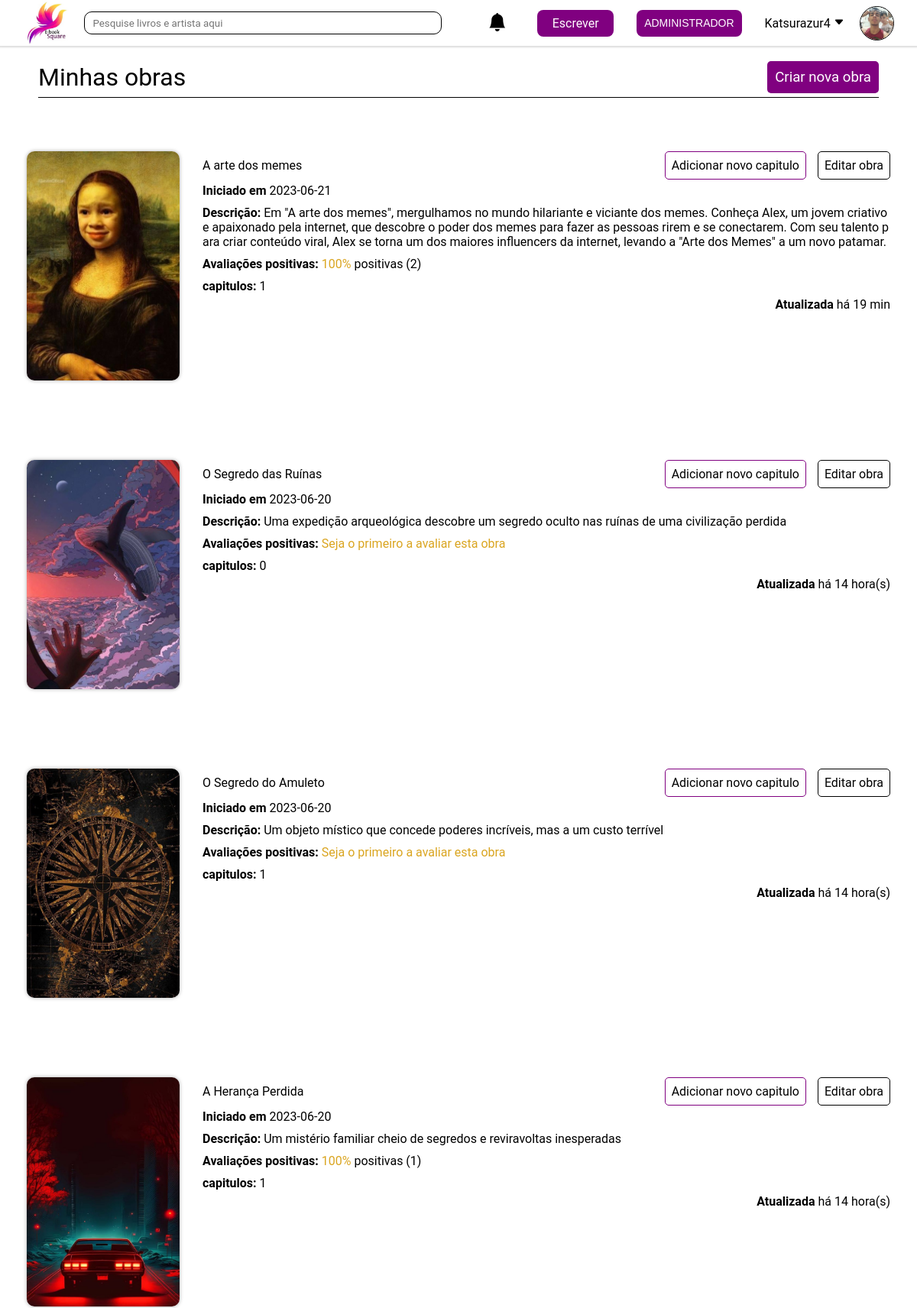
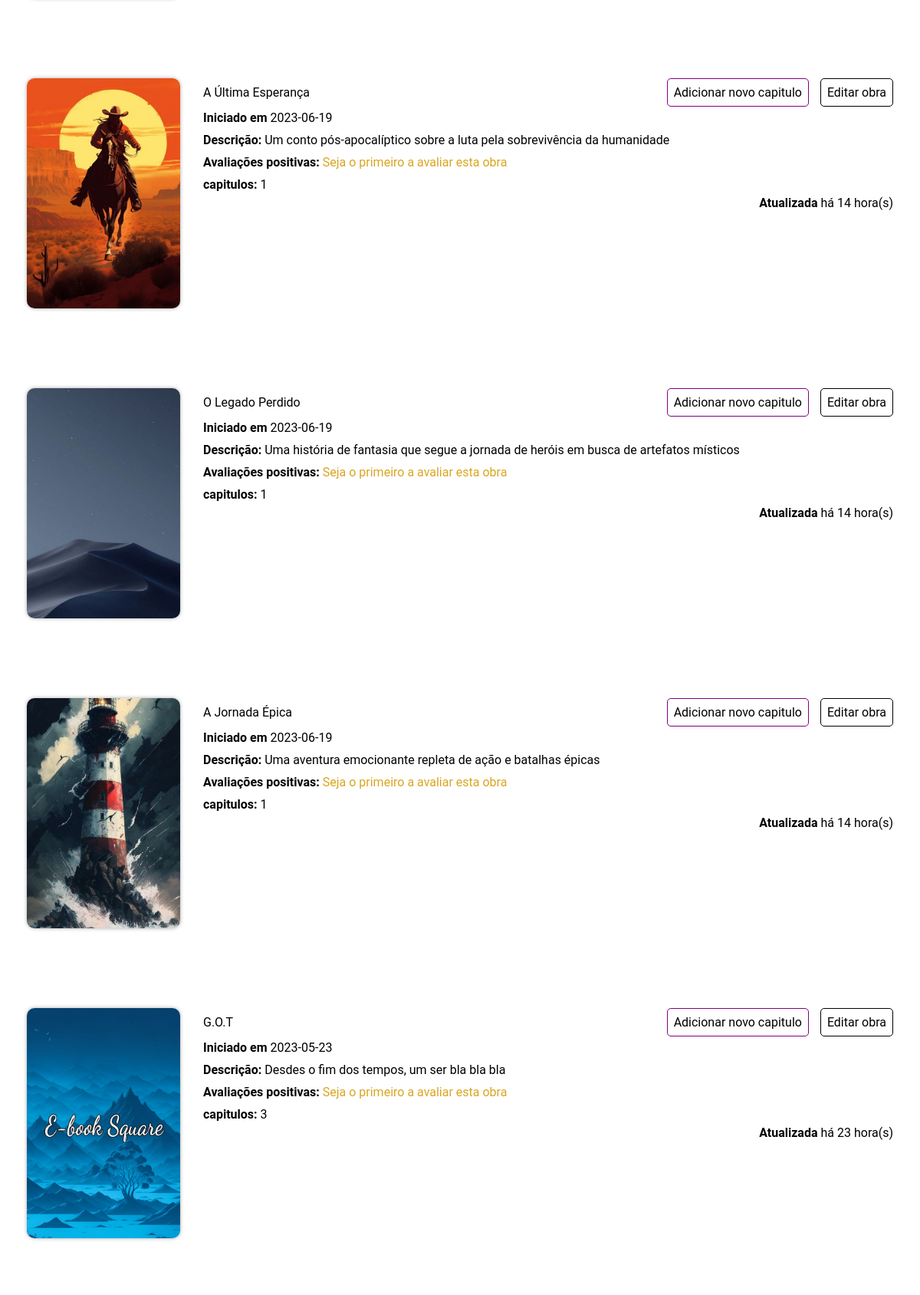
/App/View/pages/pre-criacao.php (signed in, upper part), run on the app's committed database (2 pictures, top to bottom).
### tables this page shows
CREATE TABLE `usuario` (
  `ID_user` int(11) NOT NULL,
  `nome` varchar(80) NOT NULL,
  `codigo` varchar(20) NOT NULL,
  `email` varchar(50) NOT NULL,
  `foto` varchar(150) NOT NULL,
  `banner` varchar(150) NOT NULL,
  `descricaoUSU` varchar(1500) NOT NULL,
  `chavePix` varchar(300) NOT NULL,
  `status` int(11) NOT NULL DEFAULT 0,
  `senha` varchar(255) NOT NULL,
  `data_cad` date NOT NULL,
  `recuperar_senha` varchar(255) NOT NULL,
  `NOTmsg` tinyint(1) NOT NULL DEFAULT 1,
  `NOTatdp` tinyint(1) NOT NULL DEFAULT 1
);

CREATE TABLE `obra` (
  `ID_obra` int(11) NOT NULL,
  `nome_obra` varchar(105) NOT NULL,
  `user_FK` int(11) NOT NULL,
  `descricao` varchar(1500) NOT NULL,
  `etaria` varchar(30) NOT NULL,
  `created_at` datetime NOT NULL,
  `foto_obra` varchar(255) NOT NULL,
  `updated_at` timestamp NOT NULL DEFAULT current_timestamp() ON UPDATE current_timestamp(),
  `publicado` tinyint(4) NOT NULL DEFAULT 1,
  `Finalizado` tinyint(4) NOT NULL DEFAULT 0
);

### App/Model/verificacao.php (called while the page is built, shortened)
<?php
require_once "_conexao/conexao.php";
require_once 'class-log.php';
if(isset($_SESSION['ID_user']) && !empty($_SESSION['ID_user'])){
    $classLog = new log();
    $Obra_Usuario = $classLog->Obra_Usuario($_SESSION['ID_user']);
    $dados_usuario = $classLog->findUser([" ID_user = ".$_SESSION['ID_user']]);
}

### App/View/pages/pre-criacao.php (the view, shortened to what this page needs)
<?php
include_once '../../Model/verificacao.php';
?>
<!DOCTYPE html>
<html lang="pt-br">
<head>
    <link rel="stylesheet" href="../assets/CSS/header.css">
    <link rel="stylesheet" href="../assets/CSS/footer.css">
    <link rel="stylesheet" href="../assets/CSS/pre-criacao.css">
</head>
<body>
    <main>
        <?php include_once 'header.php'; ?>
        <section class="header_titulo">
            <div class="texto_titulo_header">
                <p class="texto_minhas_ob">Minhas obras</p>
                <a href="criar-obra.php"><button class="criar_nova_obra">Criar nova obra</button></a>
            </div>
            <div class="listra"> </div>
        </section>
        <section class="container_obra">
        <?php
            if(! empty($Obra_Usuario)){
                foreach($Obra_Usuario as $value){
                $porcAvaliativa = $classLog->ratingPorcent($value['ID_obra']);
                $capitulo_Count = $classLog->Count('ID_capitulo', 'capitulo', ["obra_FK =".$value['ID_obra']]);
            ?>
                <div class="mesma_linha" style="margin: 50px 0;">
                <a href="capa_da_obra.php?obra=<?=$value['ID_obra'];?>">
                    <img class="imagem_obra" src="
                    <?=$classLog->getObraImg($value['foto_obra']);?>
                    " alt="">
                </a>
                    <div class="info_obra">
                        <div class="titulo_editar_3pontos">
                            <p class="titulo_obra"><?=$value['nome_obra'];?></p>
                            <div class="opcoes_canto">
                                <a href="escrever-obra.php?obra=<?=$value['ID_obra']?>" class="add_cap">Adicionar novo capitulo</a>
                                <a href="criar-obra.php?obra=<?=$value['ID_obra'];?>" class="editar">Editar obra</a>
                            </div>
                        </div>
                        <p class="p_info"><span class="negrito">Iniciado em </span><span name="" id=""><?=$classLog->formatarData($value['created_at']);?></span></p>
                        <p class="p_info" style="width: 900px; word-break: break-all;"><span class="negrito">Descrição: </span><?=$value['descricao'];?></p>
                        <p class="p_info"><span class="negrito">Avaliações positivas: </span><span><?= $porcAvaliativa;?></span></p>
                        <p class="p_info"><span class="negrito">capitulos:</span><span name="" id=""> <?=$capitulo_Count;?></span></p>   <p class="atualizado"><span class="negrito">Atualizada</span>
                        <span name="" id="">
                        <?=$classLog->getTempoPassados($value['updated_at']);?>
                        </span></p>
                    </div>
                </div>
            <?php }} else{?>
                <p class="nao_tem_obras"> <?php echo "Você não possui nenhuma obra";?> </p>
                <?php } ?>
        </section>
    </main>
</body>
</html>

### App/View/pages/header.php (shortened to what this page needs)
<link rel="stylesheet" href="https://cdn.jsdelivr.net/npm/bootstrap-icons@1.10.4/font/bootstrap-icons.css">
<header id="header">
        <div class="container-header">
            <div class="img-logo-header">
                <a href="feed.php"><img src="../assets/IMAGENS/logo.jpg" alt="" class="logo-header"></a>
            </div>
            <ul class="dropdown">
            <li  class="pesquisa_li" style="margin-left:-20px ; ">
                <input  on="pesquisa_selecionada()" id="pesquisa" class="pesquisa" type="search" placeholder="Pesquise livros e artista aqui">
            </li>
            <?php if(isset($_SESSION['ID_user']) && !empty($_SESSION['ID_user'])){ ?>
<li class="notificacoes">
    <i class="bi bi-bell-fill" onclick="abrir_notificacao()" id="iconNot"></i>
</li>
<?php }?>
            <li class="block-right">
                <a href="pre-criacao.php">
                    <div class="type-new-history">
                        Escrever
                    </div>
                </a>
                <?php
                    if (isset($_SESSION['ID_user'])):
                        if($dados_usuario['status'] == 1){
                        ?>
                        <a href="painel-adm.php">
                            <div class="type-new-history" style="width: auto; padding: 10px;">
                                <span style="color: white; font-family:'Franklin Gothic Medium', 'Arial Narrow', Arial, sans-serif; font-size: 14px; font-weight: 500;" >ADMINISTRADOR</span>
                            </div>
                        </a>
                        <?php }?>
                        <div class="icone-user">
                            <p onclick="clique_perfil()" for="dropdown_perfil" id="nome" name="nome" class="nome_user">
                                <?= $dados_usuario['nome']; ?>
                            <svg id="dropdown_perfil_girar" xmlns="http://www.w3.org/2000/svg" width="14" height="14"
                                fill="currentColor" class="bi bi-caret-down-fill" viewBox="0 0 16 16">
                                <path
                                    d="M7.247 11.14 2.451 5.658C1.885 5.013 2.345 4 3.204 4h9.592a1 1 0 0 1 .753 1.659l-4.796 5.48a1 1 0 0 1-1.506 0z" />
                            </svg></p></p>
                            <div class="avatar-header">
                                <a href="Perfil.php?user=<?=$dados_usuario['ID_user']?>">
                                    <img class="editar_img" src="
                                            <?php if (isset($dados_usuario['foto']) && !empty($dados_usuario['foto'])) { ?>
                                    ../assets/IMAGEM_USUARIO/<?= $dados_usuario['foto'] ?>
                                            <?php } else { ?>
                                    ../assets/IMAGENS/blank.jpg
                                            <?php } ?>
                                " alt="Foto de perfil" name="perfil" id="perfil-header">
                                </a>
                            </div>
                        </div>
                <?php
                endif;
                ?>
            </li>
        </ul>
        </div>
</header>

### App/Model/class-log.php (shortened to what this page needs)
<?php
class log
{
    public function formatarData($dataHora) {
        $dataFormatada = date('Y-m-d', strtotime($dataHora));
        return $dataFormatada;
    }
    public function findUser($refeDado)
    {
        $dados_usuario = $this->find(['*'], 'usuario', [" WHERE " . $refeDado[0]]);
        return $dados_usuario;
    }
    public function Obra_Usuario($id_user, array $obrasExcluir = [])
    {
        global $pdo;
        $Obra_Usuario = array();
        if (!empty($obrasExcluir))
            $obrasExcluir = implode(', ', $obrasExcluir);
        else
            $obrasExcluir = '';
        $ComandoSQL = "SELECT ID_obra, nome_obra, user_FK, descricao, etaria, created_at, updated_at, foto_obra, Finalizado FROM obra WHERE obra.user_FK = :u AND ID_obra NOT IN (:obras) ORDER BY ID_obra DESC;";
        $conn = $pdo->prepare($ComandoSQL);
        $conn->bindValue(":u", $id_user);
        $conn->bindValue(":obras", $obrasExcluir);
        $conn->execute();
        if ($conn->rowCount() > 0) {
            $Obra_Usuario = $conn->fetchAll(PDO::FETCH_ASSOC);
        }
        return $Obra_Usuario;
    }
    public function ratingPorcent($obraFK)
    {
        $capID = $this->findAll(['ID_capitulo'], 'capitulo', [" WHERE obra_FK = $obraFK"]);
        $likesAll = array();
        $dislikesAll = array();
        foreach ($capID as $value) {
            $like =
                $this->Count("ID_like", "likes", [" tipo = 3 AND feedback = 1 AND ID_tipo = " . $value['ID_capitulo']]);
            array_push($likesAll, $like);
            $dislike =
                $this->Count("ID_like", "likes", [" tipo = 3 AND feedback = 0 AND ID_tipo = " . $value['ID_capitulo']]);
            array_push($dislikesAll, $dislike);
        }
        $dislikesAll_sum = array_sum($dislikesAll);
        $likesAll_sum = array_sum($likesAll);
        $feedback_sum = $dislikesAll_sum + $likesAll_sum;
        if ($feedback_sum > 0) {
            $feedback_porcent = ($likesAll_sum * 100) / $feedback_sum;
            $feedback = "<span><span style='color: goldenrod;'>$feedback_porcent%</span> positivas  ($feedback_sum)</span>";
        } else {
            $feedback = "<span><span style='color: goldenrod;'>Seja o primeiro a avaliar esta obra</span></span>";
        }
        return $feedback;
    }
    public function Count($contDado, $tabela, $refDado)
    {
        global $pdo;
        $ComandoSQL = "SELECT COUNT($contDado) FROM $tabela WHERE $refDado[0]";
        $conn = $pdo->query($ComandoSQL);
        if ($conn->execute()) {
            $dado = $conn->fetchAll(PDO::FETCH_ASSOC);
            return $dado[0]["COUNT($contDado)"];
        }
    }
    public function find($findDado, $tabela, $conditionRefDado)
    {
        global $pdo;
        $ComandoSQL = "SELECT $findDado[0] FROM $tabela $conditionRefDado[0]";
        $conn = $pdo->query($ComandoSQL);
        if ($conn->execute()) {
            if ($conn->rowCount() > 0) {
                $dados = $conn->fetch(PDO::FETCH_ASSOC);
                return $dados;
            }
        }
    }
    public function findAll($findDado, $tabela, $conditionRefDado)
    {
        global $pdo;
        $ComandoSQL = "SELECT $findDado[0] FROM $tabela $conditionRefDado[0]";
        $conn = $pdo->query($ComandoSQL);
        if ($conn->execute()) {
            $dados = $conn->fetchAll(PDO::FETCH_ASSOC);
            return $dados;
        }
    }
    public function getTempoPassados($created_at)
    {
        $dateTimeNow = date('Y-m-d H:i:s');
        $date1 = strtotime($created_at);
        $date2 = strtotime($dateTimeNow);
        $diff = abs($date2 - $date1);
        $years = floor($diff / (365 * 60 * 60 * 24));
        $months = floor(($diff - $years * 365 * 60 * 60 * 24)
            / (30 * 60 * 60 * 24));
        $days = floor(($diff - $years * 365 * 60 * 60 * 24 -
            $months * 30 * 60 * 60 * 24) / (60 * 60 * 24));
        $hours = floor(($diff - $years * 365 * 60 * 60 * 24
            - $months * 30 * 60 * 60 * 24 - $days * 60 * 60 * 24)
            / (60 * 60));
        $minutes = floor(($diff - $years * 365 * 60 * 60 * 24
            - $months * 30 * 60 * 60 * 24 - $days * 60 * 60 * 24
            - $hours * 60 * 60) / 60);
        if ($hours > 0) {
            return ("há $hours hora(s)");
        }
        if ($minutes > 0) {
            return ("há $minutes min");
        }
    }
    function getObraImg($img)
    {
        $imgObra = "../assets/IMAGENS/default5.jpeg";
        if (isset($img) && !empty($img)) {
            $numero = intval($img);
            if ($numero > 0 && $numero < 13) {
                $imgObra = "../assets/IMAGENS/default" . $img . ".jpeg";
            } else {
                $imgObra = "../assets/IMAGEM_USUARIO/" . $img;
            }
        }
        return $imgObra;
    }
}

### App/View/assets/CSS/header.css (style rules this page uses)
* { padding: 0; margin: 0; box-sizing: border-box; font-family: 'Roboto', sans-serif; text-decoration: none !important; color: black; }
body { overflow-x: hidden; }
.nome_user { margin-bottom: 0rem !important; }
header { z-index: 5; max-height: 60px; background-color: rgb(255, 255, 255); box-shadow: 0px 0px 2px 2px #1f1e1e27; }
.container-header { height: 60px; display: flex; justify-content: space-around; }
.logo-header { width: 70px; }
.icone-user { display: flex !important; align-items: center !important; gap: 10px; position: relative; cursor: pointer; }
#nome { position: relative; }
.block-right { display: flex; align-items: center; position: relative; gap: 30px; margin-left: -20px; }
.avatar-header { border-radius: 100%; height: 45px; width: 45px; display: flex; align-items: center; justify-content: center; }
.avatar-header img { border: 1px solid black; user-select: none; border-radius: 100%; margin-top: 5px; height: 45px; width: 45px; filter: brightness(1); }
.img-logo-header { margin-left: 30px; }
.type-new-history { width: 100px; height: 35px; display: flex; justify-content: center; align-items: center; background-color: var(--roxa); color: white !important; border-radius: 8px; cursor: pointer; }
.editar_img { object-fit: cover; }
.container-header .dropdown li { color: black; list-style: none; }
.container-header .dropdown { height: 100%; width: 100vw; display: flex; gap: 30px; justify-content: space-evenly; align-items: center !important; }
.pesquisa { border: 1px solid black; padding: 5px; padding-left: 10px; width: 39vw; height: 30px; border-radius: 10px; }
svg { transition: 0.5s; }
.pesquisa_li { position: relative; }
.notificacoes { position: relative; }
.notificacoes .bi-bell-fill { font-size: 18pt; color: rgb(0, 0, 0); cursor: pointer; }
.info_obra { margin-left: 10px; }
ol, ul { padding-left: 0 !important; }
img, svg { vertical-align: baseline !important; }

### App/View/assets/CSS/pre-criacao.css (style rules this page uses)
* { padding: 0; margin: 0; box-sizing: border-box; font-family: 'Roboto', sans-serif; text-decoration: none; color: black; }
body { width: 100vw; height: 100vh; }
.header_titulo { margin: 20px 50px; }
.texto_titulo_header { display: flex; align-items: center; justify-content: space-between; margin-bottom: 5px; }
.listra { background-color: black; height: 1px; width: 100%; }
.texto_minhas_ob { font-size: 24pt; }
.criar_nova_obra { cursor: pointer; color: white; background-color: var(--roxa); border: none; border-radius: 5px; padding: 10px; font-size: 14pt; }
.info_obra { width: 100%; }
.container_obra { display: flex; align-items: center; flex-direction: column; margin: 0 80px 160px 80px; border-bottom: 1px solid black; }
.mesma_linha { display: flex; }
.titulo_editar_3pontos { display: flex; justify-content: space-between; align-items: center; }
.opcoes_canto { display: flex; gap: 15px; align-items: center; }
.imagem_obra { object-fit: cover; user-select: none; margin-right: 20px; width: 200px; height: 300px; box-shadow:0px 0px 5px rgba(0, 0, 0, 0.338); border-radius: 10px; }
.add_cap { background-color: white; padding: 8px; font-size: 12pt; border: 1px solid var(--roxa); border-radius: 5px; }
.editar { background-color: white; padding: 8px; font-size: 12pt; border: 1px solid #000000; border-radius: 5px; }
.negrito { font-weight: 600; }
.p_info { padding: 5px 0; }
.atualizado { float: right; }
main { min-height: 100%; padding-bottom: 200px; }

### App/View/assets/CSS/config.css (style rules this page uses)
:root { --roxa: #800080; --roxa-hover: #690069; --roxa-op: #80008091; }

### data on the page
usuario: nome "Katsurazur4", foto (picture)
obra: foto_obra (picture), created_at "2023-06-21", descricao "Em \"A arte dos memes\", mergulhamos no mundo hilariante e viciante dos memes. Conheça Alex, um jovem criativo e apaixonado pela internet, que descobre o poder dos memes para fazer as pessoas rirem e se conectarem. Com seu talento para criar conteúdo viral, Alex se torna um dos maiores influencers da internet, levando a \"Arte dos Memes\" a um novo patamar.", feedback_sum "2", capitulo_Count "1", updated_at "há 19 min"
obra: foto_obra (picture), created_at "2023-06-20", descricao "Uma expedição arqueológica descobre um segredo oculto nas ruínas de uma civilização perdida", shows "Seja o primeiro a avaliar esta obra", capitulo_Count "0", updated_at "há 14 hora(s)"
obra: foto_obra (picture), created_at "2023-06-20", descricao "Um objeto místico que concede poderes incríveis, mas a um custo terrível", shows "Seja o primeiro a avaliar esta obra", capitulo_Count "1", updated_at "há 14 hora(s)"
obra: foto_obra (picture), created_at "2023-06-20", descricao "Um mistério familiar cheio de segredos e reviravoltas inesperadas", feedback_sum "1", capitulo_Count "1", updated_at "há 14 hora(s)"
obra: foto_obra (picture), created_at "2023-06-19", descricao "Um conto pós-apocalíptico sobre a luta pela sobrevivência da humanidade", shows "Seja o primeiro a avaliar esta obra", capitulo_Count "1", updated_at "há 14 hora(s)"
obra: foto_obra (picture), created_at "2023-06-19", descricao "Uma história de fantasia que segue a jornada de heróis em busca de artefatos místicos", shows "Seja o primeiro a avaliar esta obra", capitulo_Count "1", updated_at "há 14 hora(s)"
obra: foto_obra (picture), created_at "2023-06-19", descricao "Uma aventura emocionante repleta de ação e batalhas épicas", shows "Seja o primeiro a avaliar esta obra", capitulo_Count "1", updated_at "há 14 hora(s)"
obra: shows a picture, created_at "2023-05-23", descricao "Desdes o fim dos tempos, um ser bla bla bla", shows "Seja o primeiro a avaliar esta obra", capitulo_Count "3", updated_at "há 23 hora(s)"
